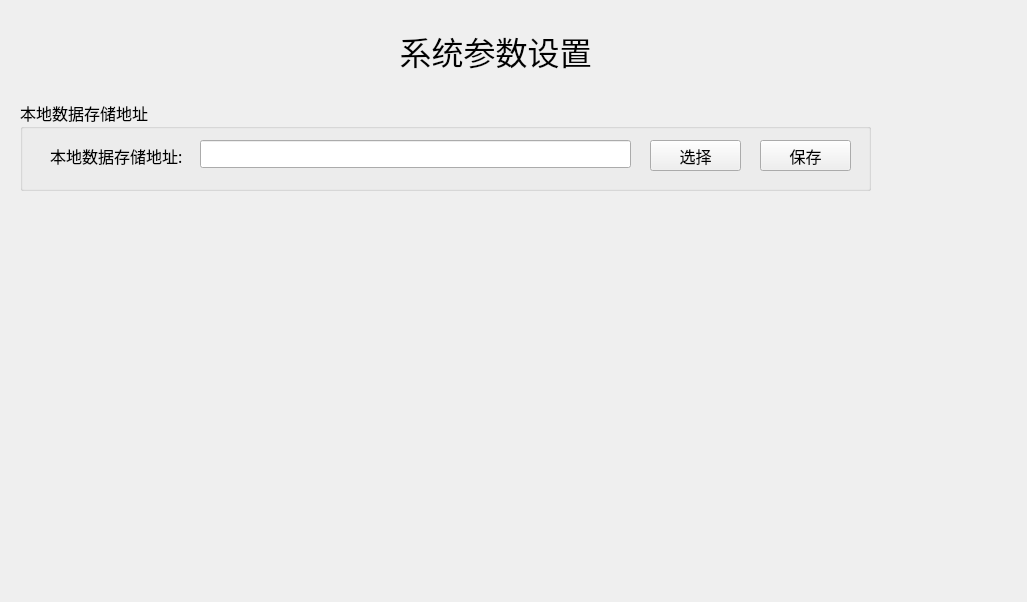
<?xml version="1.0" encoding="UTF-8"?>
<ui version="4.0">
 <class>SystemDataSet</class>
 <widget class="QWidget" name="SystemDataSet">
  <property name="geometry">
   <rect>
    <x>0</x>
    <y>0</y>
    <width>1027</width>
    <height>602</height>
   </rect>
  </property>
  <property name="windowTitle">
   <string>Form</string>
  </property>
  <widget class="QGroupBox" name="groupBox_30">
   <property name="geometry">
    <rect>
     <x>20</x>
     <y>100</y>
     <width>851</width>
     <height>91</height>
    </rect>
   </property>
   <property name="font">
    <font>
     <family>微软雅黑</family>
     <pointsize>12</pointsize>
     <weight>50</weight>
     <bold>false</bold>
    </font>
   </property>
   <property name="title">
    <string>本地数据存储地址</string>
   </property>
   <widget class="QLabel" name="label_61">
    <property name="geometry">
     <rect>
      <x>30</x>
      <y>40</y>
      <width>141</width>
      <height>31</height>
     </rect>
    </property>
    <property name="text">
     <string>本地数据存储地址:</string>
    </property>
   </widget>
   <widget class="QLineEdit" name="DataPath">
    <property name="geometry">
     <rect>
      <x>180</x>
      <y>40</y>
      <width>431</width>
      <height>28</height>
     </rect>
    </property>
    <property name="text">
     <string/>
    </property>
   </widget>
   <widget class="QPushButton" name="SelectPath">
    <property name="geometry">
     <rect>
      <x>630</x>
      <y>40</y>
      <width>91</width>
      <height>31</height>
     </rect>
    </property>
    <property name="text">
     <string>选择</string>
    </property>
   </widget>
   <widget class="QPushButton" name="SavePath">
    <property name="geometry">
     <rect>
      <x>740</x>
      <y>40</y>
      <width>91</width>
      <height>31</height>
     </rect>
    </property>
    <property name="text">
     <string>保存</string>
    </property>
   </widget>
  </widget>
  <widget class="QLabel" name="label">
   <property name="geometry">
    <rect>
     <x>270</x>
     <y>20</y>
     <width>451</width>
     <height>61</height>
    </rect>
   </property>
   <property name="font">
    <font>
     <family>微软雅黑</family>
     <pointsize>24</pointsize>
    </font>
   </property>
   <property name="text">
    <string>系统参数设置</string>
   </property>
   <property name="alignment">
    <set>Qt::AlignCenter</set>
   </property>
  </widget>
 </widget>
 <resources/>
 <connections/>
</ui>
